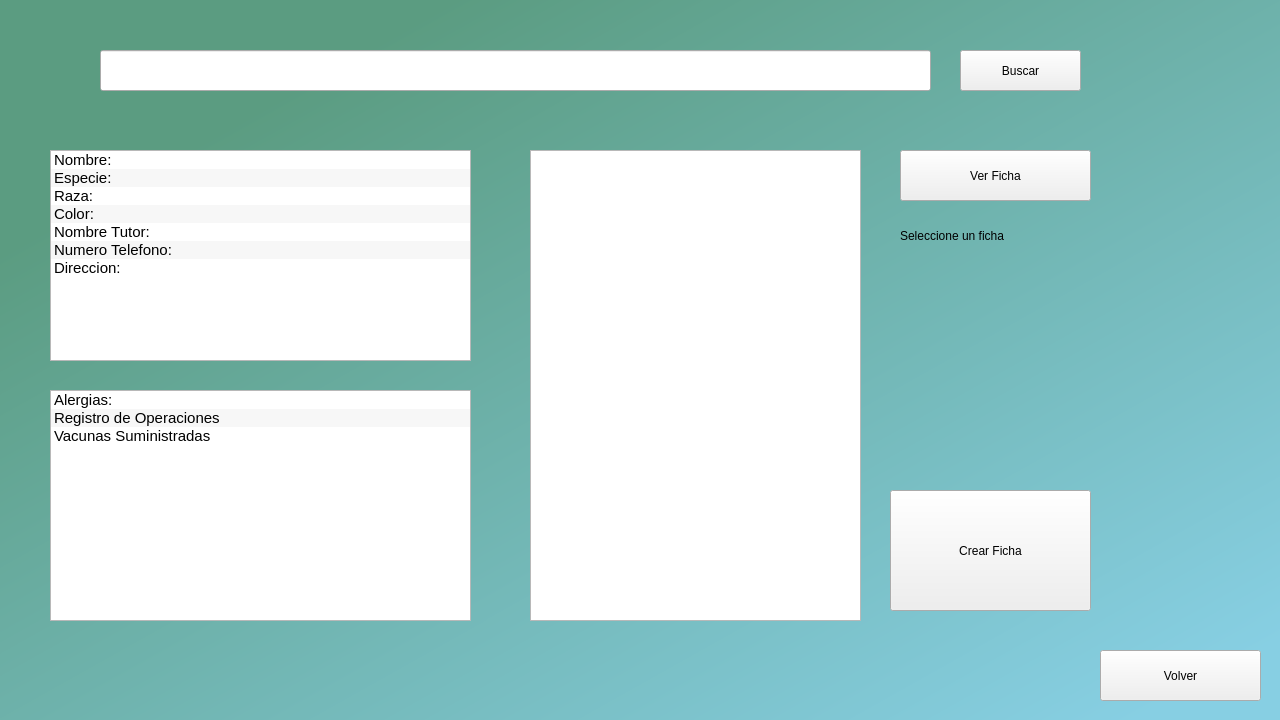
<?xml version="1.0" encoding="UTF-8"?>
<ui version="4.0">
 <class>MainWindow</class>
 <widget class="QMainWindow" name="MainWindow">
  <property name="geometry">
   <rect>
    <x>0</x>
    <y>0</y>
    <width>1280</width>
    <height>720</height>
   </rect>
  </property>
  <property name="minimumSize">
   <size>
    <width>1280</width>
    <height>720</height>
   </size>
  </property>
  <property name="maximumSize">
   <size>
    <width>1280</width>
    <height>720</height>
   </size>
  </property>
  <property name="windowTitle">
   <string>MainWindow</string>
  </property>
  <property name="styleSheet">
   <string notr="true">QWidget#centralwidget{
background-color: qlineargradient(spread:pad, x1:0, y1:0, x2:1, y2:1, stop:0.176136 rgba(91, 156, 129, 255), stop:0.943182 rgba(135, 207, 227, 255));}</string>
  </property>
  <widget class="QWidget" name="centralwidget">
   <widget class="QLineEdit" name="barraBusqueda">
    <property name="geometry">
     <rect>
      <x>100</x>
      <y>50</y>
      <width>831</width>
      <height>41</height>
     </rect>
    </property>
    <property name="text">
     <string/>
    </property>
   </widget>
   <widget class="QListWidget" name="infoBasicaMascota">
    <property name="geometry">
     <rect>
      <x>50</x>
      <y>150</y>
      <width>421</width>
      <height>211</height>
     </rect>
    </property>
    <property name="font">
     <font>
      <pointsize>11</pointsize>
     </font>
    </property>
    <property name="alternatingRowColors">
     <bool>true</bool>
    </property>
    <item>
     <property name="text">
      <string>Nombre:</string>
     </property>
     <property name="foreground">
      <brush brushstyle="NoBrush">
       <color alpha="255">
        <red>9</red>
        <green>0</green>
        <blue>0</blue>
       </color>
      </brush>
     </property>
    </item>
    <item>
     <property name="text">
      <string>Especie:</string>
     </property>
    </item>
    <item>
     <property name="text">
      <string>Raza:</string>
     </property>
    </item>
    <item>
     <property name="text">
      <string>Color:</string>
     </property>
    </item>
    <item>
     <property name="text">
      <string>Nombre Tutor:</string>
     </property>
    </item>
    <item>
     <property name="text">
      <string>Numero Telefono:</string>
     </property>
    </item>
    <item>
     <property name="text">
      <string>Direccion:</string>
     </property>
    </item>
   </widget>
   <widget class="QListWidget" name="datoTablaMedica">
    <property name="geometry">
     <rect>
      <x>50</x>
      <y>390</y>
      <width>421</width>
      <height>231</height>
     </rect>
    </property>
    <property name="font">
     <font>
      <pointsize>11</pointsize>
     </font>
    </property>
    <property name="alternatingRowColors">
     <bool>true</bool>
    </property>
    <item>
     <property name="text">
      <string>Alergias:</string>
     </property>
     <property name="foreground">
      <brush brushstyle="NoBrush">
       <color alpha="255">
        <red>9</red>
        <green>0</green>
        <blue>0</blue>
       </color>
      </brush>
     </property>
    </item>
    <item>
     <property name="text">
      <string>Registro de Operaciones</string>
     </property>
    </item>
    <item>
     <property name="text">
      <string>Vacunas Suministradas</string>
     </property>
    </item>
   </widget>
   <widget class="QPushButton" name="botonBuscar">
    <property name="geometry">
     <rect>
      <x>960</x>
      <y>50</y>
      <width>121</width>
      <height>41</height>
     </rect>
    </property>
    <property name="text">
     <string>Buscar</string>
    </property>
   </widget>
   <widget class="QPushButton" name="agregarFicha">
    <property name="geometry">
     <rect>
      <x>890</x>
      <y>490</y>
      <width>201</width>
      <height>121</height>
     </rect>
    </property>
    <property name="text">
     <string>Crear Ficha</string>
    </property>
   </widget>
   <widget class="QListWidget" name="listWidFichas">
    <property name="geometry">
     <rect>
      <x>530</x>
      <y>150</y>
      <width>331</width>
      <height>471</height>
     </rect>
    </property>
    <property name="font">
     <font>
      <pointsize>11</pointsize>
     </font>
    </property>
    <property name="alternatingRowColors">
     <bool>true</bool>
    </property>
    <property name="currentRow">
     <number>-1</number>
    </property>
   </widget>
   <widget class="QPushButton" name="botonFichaSelected">
    <property name="geometry">
     <rect>
      <x>900</x>
      <y>150</y>
      <width>191</width>
      <height>51</height>
     </rect>
    </property>
    <property name="text">
     <string>Ver Ficha</string>
    </property>
   </widget>
   <widget class="QPushButton" name="botonVolver">
    <property name="geometry">
     <rect>
      <x>1100</x>
      <y>650</y>
      <width>161</width>
      <height>51</height>
     </rect>
    </property>
    <property name="text">
     <string>Volver</string>
    </property>
   </widget>
   <widget class="QLabel" name="mensajeErrorSeleccionFicha">
    <property name="geometry">
     <rect>
      <x>900</x>
      <y>210</y>
      <width>191</width>
      <height>51</height>
     </rect>
    </property>
    <property name="text">
     <string>Seleccione un ficha</string>
    </property>
   </widget>
  </widget>
 </widget>
 <resources/>
 <connections/>
</ui>
